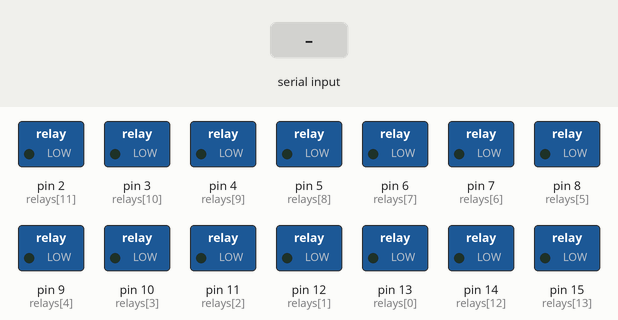
The sketch below on a simulated Arduino Mega 2560, built with avr-gcc and run on an emulated ATmega2560. On the bench: switched loads named in the sketch (green lamp = pin HIGH). Inputs (shaded band) come from the test bench.

Above: at 1.2 s.
1.3 s: "n" received over Serial
At 2.5 s:
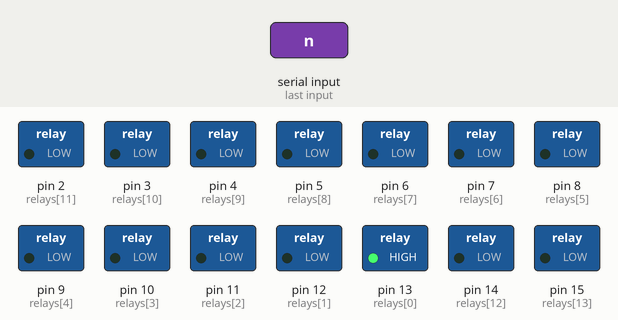
Timing chart, 0 to 4.3 s (numbered marks = the images above; inputs shaded):
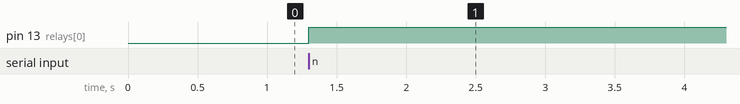

The sketch:

sketch_dec14a.ino
```cpp
const int relays[17] = {13, 12, 11, 10, 9,  8,  7,  6, 5,
                        4,  3,  2,  14, 15, 16, 17, 18};
// const int signalFromMultimeter [28] = {22, 23, 24, 25, 26, 27, 28, 29, 30,
// 31, 32, 33, 34, 35, 36, 37, 38, 39, 40, 41, 42, 43, 44, 45, 46, 47, 48, 21};
const int signalFromMultimeter[28] = {45, 46, 39, 40, 38, 37, 36, 35, 34, 33,
                                      32, 31, 30, 29, 28, 27, 26, 25, 24, 23,
                                      22, 41, 42, 43, 44, 47, 48, 21};
volatile int value = 0;
volatile int numberOfRelay = 0;

void setup() {
  Serial.begin(9600);

  // Порты для управления реле настраиваютяс на выход
  // После инициализации на выходе 0В
  for (int i = 0; i < 17; i++) {
    pinMode(relays[i], OUTPUT);
    digitalWrite(relays[i], LOW);
  }
  // Порты для принятия сигнала настраиваются на вход
  for (int i = 0; i < 28; i++) {
    pinMode(signalFromMultimeter[i], INPUT);
  }
}

void loop() {
  char incomingChar;
  if (Serial.available() > 0) {
    incomingChar = Serial.read();
    switch (incomingChar) {
    case 'n':
      digitalWrite(relays[numberOfRelay], HIGH);
      break;
    case 'r':
      attachInterrupt(3, readValues, RISING);
      break;
    case 'e':
      numberOfRelay = 0;
      break;
    }
  }
}

void readValues() {
  for (int i = 0; i < 25; i++) {
    value = digitalRead(signalFromMultimeter[i]);
    Serial.print(value);
  }
  digitalWrite(relays[numberOfRelay++], LOW);
  detachInterrupt(3);
}
```

Measured:
- after the input at 1.3 s, pin 13 (relays[0]): LOW → HIGH at once
